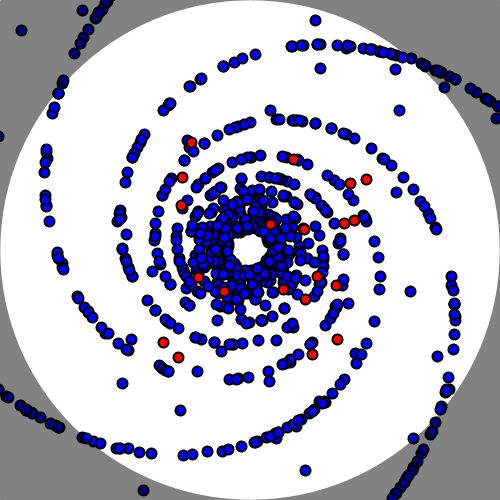
Frame 1 (no input)
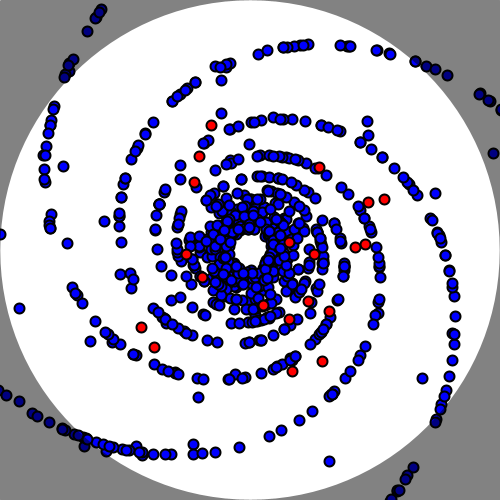
Frame 60 (the mouse pressed at the canvas centre just before this capture)
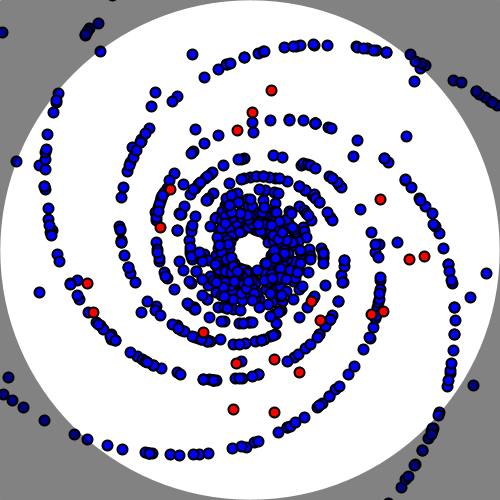
Frame 120 (the mouse held since frame 60 and released just before this capture)

The Processing sketch that drew these frames (run headless with seeded random() and noise(); from frame 60 on, the mouse is pressed at the canvas centre):

// Processing sketch: hurricane
// ── hurricane.pde
WindParticle[] windParticles = new WindParticle[1000];
Ball[] balls = new Ball[20];

void setup() {
  size(500, 500);
  background(255);
  for(int i = 0; i < 1000; i++) {
    windParticles[i] = new WindParticle(20, random(TAU), i*10);
  }
  for (int i = 0; i < 20; i++) {
    balls[i] = new Ball();
  }
}

void draw() {
  background(255);
  for (int i = 0; i < 1000; i++) {
    windParticles[i].update();
    windParticles[i].render();
  }
  strokeWeight(250*(sqrt(2) - 1));
  stroke(0,125);
  fill(255, 0);
  ellipse(width/2, height/2, 250*sqrt(2) + 250, 250*sqrt(2) + 250);
  for (int i = 0; i < balls.length; i++) {
    balls[i].update();
    balls[i].render();
  }
}

class WindParticle {
  PVector location;
  float radius;
  float angle;
  WindParticle(float r, float theta, float frameoffset) {
    angle = theta;
    radius = r;
    location = new PVector(r*cos(theta), r*sin(theta));
    for (int i = 0; i < frameoffset; i++) {
      this.update();
    }
  }
  void update() {
    float dtheta;
    float windspeed = (20 - radius)/50000 + 0.02;
    dtheta = PI/radius;
    float dr = windspeed/dtheta;
    angle = angle + dtheta;
    radius = radius + dr;
    if ((location.x > width/2 && location.y > height/2) || (location.x > width/2 && location.y < -height/2) || (location.x < -width/2 && location.y < -height/2) || (location.x < -width/2 && location.y > height/2)) {
      radius = 20;
    }
    location.x = radius*cos(angle);
    location.y = radius*sin(angle);
  }
  void render() {
    strokeWeight(2);
    stroke(0);
    fill(0,0,255);
    ellipse(width/2 + location.x, height/2 + location.y, 10, 10);
  }
}

class Ball {
  PVector location;
  PVector velocity;
  PVector wind;
  PVector vrelative;
  float radius;
  float angle;
  Ball() {
    float randomnum = random(1);
    if (randomnum > 0.75) {
      location = new PVector(random(100) + 20, random(100) + 20);
    } else if (randomnum > 0.5) {
      location = new PVector(-random(100) - 20, -random(100) - 20);
    } else if (randomnum > 0.25) {
      location = new PVector(-random(100) - 20, random(100) + 20);
    } else {
      location = new PVector(random(100) + 20, -random(100) - 20);
    }
    velocity = new PVector(0, 0);
    radius = location.mag();
    angle = atan2(location.y, location.x);
  }
  void update() {
    radius = location.mag();
    if (radius < 20) {
      if (radius != 0) {
        location = location.normalize().mult(20);
      } else {
        location = new PVector(20, 0);
      }
      radius = 20;
    }
    angle = atan2(location.y, location.x);
    float dtheta = PI/radius;
    float windspeed = (20 - radius)/50000 + 0.02;
    float dr = windspeed/dtheta;
    float rfinal = radius + dr;
    float anglefinal = angle + dtheta;
    wind = new PVector(rfinal*cos(anglefinal) - radius*cos(angle), rfinal*sin(anglefinal) - radius*sin(angle));
    vrelative = new PVector(velocity.x - wind.x, velocity.y - wind.y);
    PVector windForce = vrelative.mult(-0.005);
    strokeWeight(2);
    stroke(0);
    if (location.x > width/2) {
      location.x = width/2;
      velocity.x = -velocity.x;
    }
    if (location.x < -width/2) {
      location.x = -width/2;
      velocity.x = -velocity.x;
    }
    if (location.y > height/2) {
      location.y = height/2;
      velocity.y = -velocity.y;
    }
    if (location.y < -height/2) {
      location.y = -height/2;
      velocity.y = -velocity.y;
    }
    velocity.add(windForce);
    location.add(velocity);
  }
  void render() {
    stroke(0);
    strokeWeight(2);
    fill(255, 0, 0);
    ellipse(location.x + width/2, location.y + height/2, 10, 10);
  }
}
